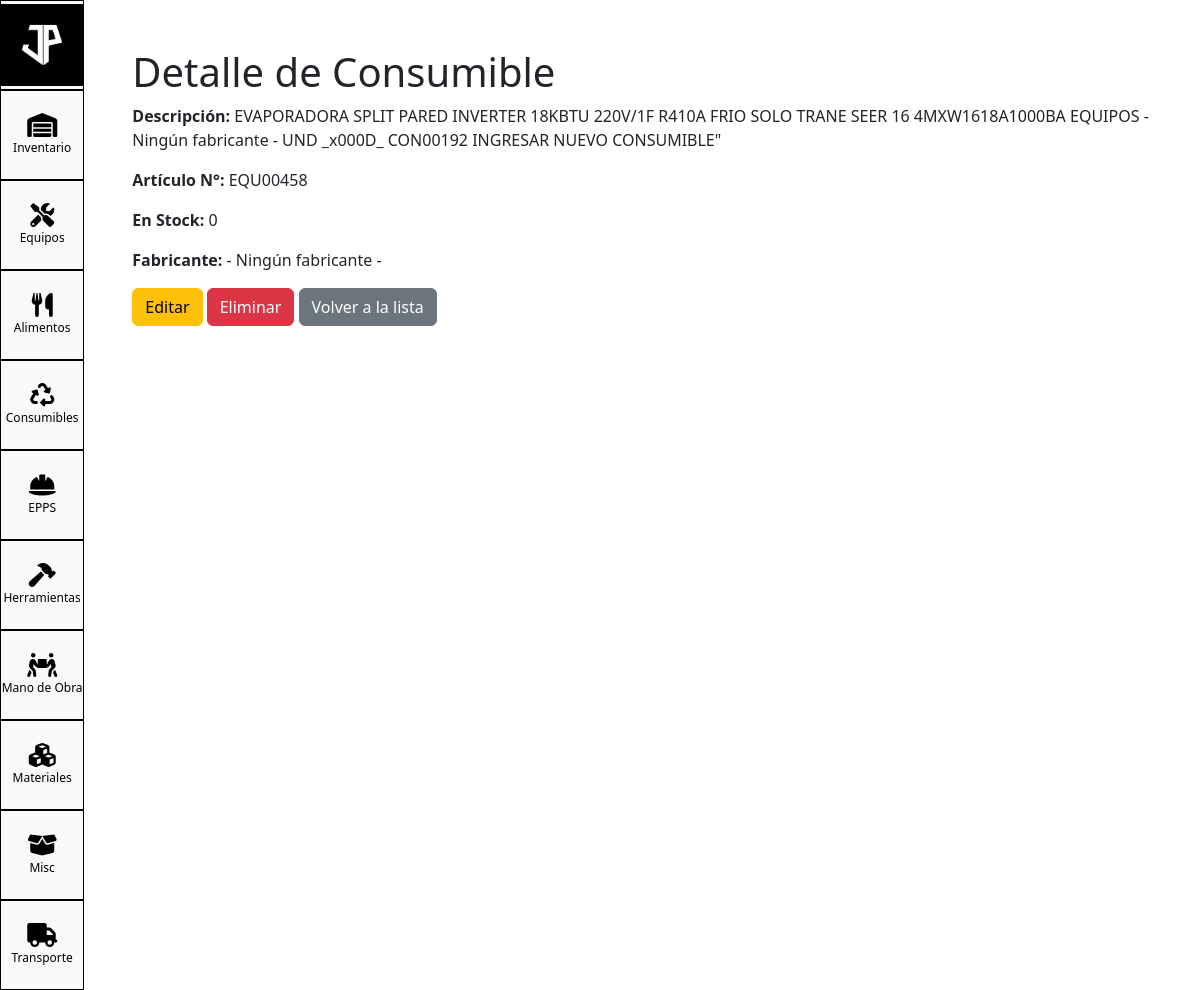
The page /inventory/inventario/consumibles/1/ on the database its author committed.
### inventory/models.py (models this page shows, shortened)
class BaseInventario(models.Model):
    num_articulo = models.CharField(max_length=50)
    descripcion = models.CharField(max_length=255)
    en_stock = models.IntegerField(default=0)
    codigo_barras = models.CharField(max_length=100, blank=True, default='')
    grupo_articulos = models.CharField(max_length=100, default='MISC')
    fabricante = models.CharField(max_length=100, blank=True, default='')
    unidad_medida = models.CharField(max_length=50, blank=True, default='')
    precio_unitario_diario = models.DecimalField(max_digits=10, decimal_places=2, default=0)
    ultimo_precio_compra = models.DecimalField(max_digits=10, decimal_places=2, default=0)
    class Meta:
        abstract = True

class Consumibles(BaseInventario):
    grupo_articulos = models.CharField(max_length=100, default='CONSUMIBLES')

### inventory/views/consumibles.py (the view)
# urls.py: path('inventario/consumibles/<int:pk>/', ConsumiblesDetailView.as_view(), name='consumibles-detail'),
class ConsumiblesDetailView(DetailView):
    model = Consumibles
    template_name = 'consumibles/consumibles_detail.html'

### inventory/templates/consumibles/consumibles_detail.html (shortened to what this page needs)
{% extends "base_inventario.html" %}
{% block content %}
<div class="container">
    <h1>Detalle de Consumible</h1>
    <p><strong>Descripción:</strong> {{ object.descripcion }}</p>
    <p><strong>Artículo N°:</strong> {{ object.num_articulo }}</p>
    <p><strong>En Stock:</strong> {{ object.en_stock }}</p>
    <p><strong>Fabricante:</strong> {{ object.fabricante }}</p>
    <a href="{% url 'consumibles-update' object.pk %}" class="btn btn-warning">Editar</a>
    <a href="{% url 'consumibles-delete' object.pk %}" class="btn btn-danger">Eliminar</a>
    <a href="{% url 'consumibles-list' %}" class="btn btn-secondary">Volver a la lista</a>
</div>
{% endblock %}

### static/css/custom.css (style rules this page uses)
body, html { height: 100%; margin: 0; padding: 0; }

### rows shown on the page
Consumibles: descripcion "EVAPORADORA SPLIT PARED INVERTER 18KBTU 220V/1F R410A FRIO SOLO TRANE SEER 16 4MXW1618A1000BA EQUIPOS - Ningún fabricante - UND _x000D_ CON00192 INGRESAR NUEVO CONSUMIBLE\"", num_articulo "EQU00458", en_stock "0", fabricante "- Ningún fabricante -"
